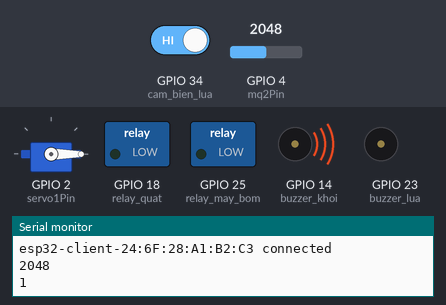
Bench run of a program on a simulated ESP32. Shown: servo, switched loads named in the program (green lamp = pin HIGH), buzzer (waves = sounding, pin HIGH), the last lines printed to the serial monitor. Inputs (shaded band) come from the test bench; at power-on: GPIO 34 (cam_bien_lua) HIGH, GPIO 4 (mq2Pin) = 2048. WiFi joins after 1.5 s; servers stay silent unless stated; no MQTT or app messages arrive unless stated.

Above: at 2.7 s.
2.8 s: GPIO 34 (cam_bien_lua) driven LOW
At 3.7 s:
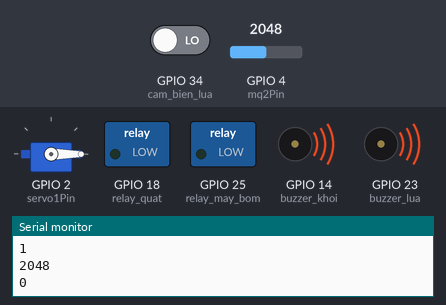
5.0 s: GPIO 4 (mq2Pin) set to 1945
At 5.6 s:
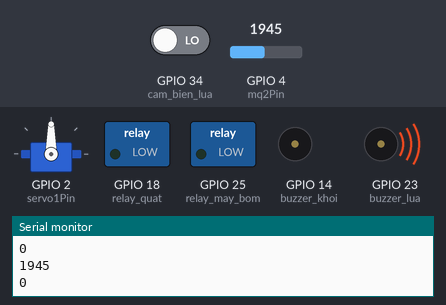
7.0 s: GPIO 4 (mq2Pin) set to 2040
At 7.9 s:
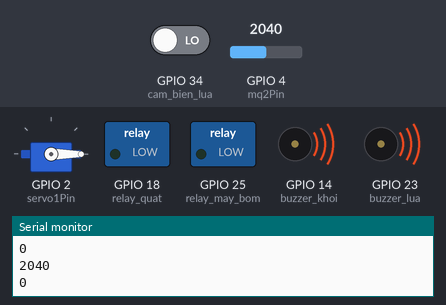
9.0 s: GPIO 4 (mq2Pin) set to 1960
At 10.4 s:
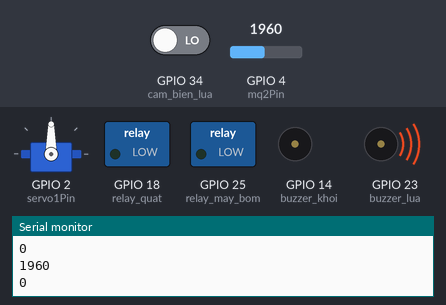
Timing chart, 0 to 12.0 s (numbered marks = the images above; inputs shaded):
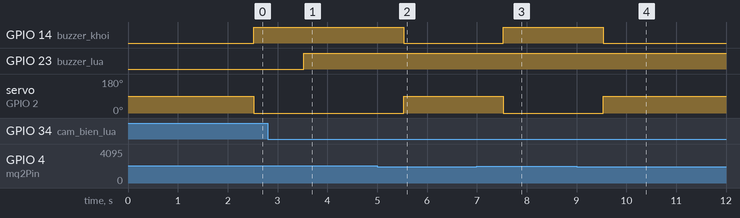

Measured:
- the behaviour switches between 2001 and 2000 on GPIO 4 (mq2Pin) (found by bisection; images 1 and 2)
- after the input at 2.8 s, GPIO 23 (buzzer_lua): LOW → HIGH after 0.73 s
- after the input at 5.0 s, GPIO 14 (buzzer_khoi): HIGH → LOW after 0.53 s; servo on GPIO 2 (servo1Pin): 0° → 90° after 0.53 s
- after the input at 7.0 s, GPIO 14 (buzzer_khoi): LOW → HIGH after 0.53 s; servo on GPIO 2 (servo1Pin): 90° → 0° after 0.53 s
- after the input at 9.0 s, GPIO 14 (buzzer_khoi): HIGH → LOW after 0.54 s; servo on GPIO 2 (servo1Pin): 0° → 90° after 0.54 s

The program:

main.cpp
```cpp
#include <Arduino.h>
#include "secrets/wifi.h"
#include "wifi_connect.h"
#include <WiFiClientSecure.h>
#include "ca_cert.h"
#include "secrets/mqtt.h"
#include <PubSubClient.h>
#include <Ticker.h>
#include <ESP32Servo.h>

// Khai báo các chân kết nối
const int mq2Pin = 4;
const int buzzer_khoi = 14;
const int servo1Pin = 2;
const int relay_quat = 18;

const int cam_bien_lua= 34;  // Chân kết nối cảm biến lửa (input)
const int buzzer_lua =23 ;      // Chân kết nối còi buzzer (output)
const int relay_may_bom= 25 ;       // Chân kết nối relay điều khiển máy bơm (output)
// Giá trị ngưỡng cho mức khí độc
int smokeThreshold = 2000;
// Khởi tạo đối tượng động cơ servo
Servo servo;

namespace
{
    const char *ssid = WiFiSecrets::ssid;
    const char *password = WiFiSecrets::pass;
    const char *mq2Pin_topic = "esp32/mq2Pin_sensor";
    const char *cam_bien_lua_topic = "esp32/cam_bien_lua";
    const char *canh_bao_khoi_topic = "esp32/canh_bao_khoi";
    const char *canh_bao_lua_topic = "esp32/canh_bao_lua";
    unsigned int publish_count = 0;

    uint16_t keepAlive = 15;    // seconds (default is 15)
    uint16_t socketTimeout = 5; // seconds (default is 15)
}

WiFiClientSecure tlsClient;
PubSubClient mqttClient(tlsClient);

Ticker mqttPulishTicker;

void mqttPublish()
{
  // Đọc giá trị từ cảm biến MQ2
  int smoke = analogRead(mq2Pin);

  // In giá trị lên Serial Monitor để theo dõi
  Serial.println(smoke);
  mqttClient.publish(mq2Pin_topic, String(smoke).c_str(), false);
  // Kiểm tra nếu giá trị khí độc vượt quá ngưỡng


  if (smoke > smokeThreshold) {
    digitalWrite(buzzer_khoi, HIGH);  // Kích hoạt còi
    pinMode(relay_quat, OUTPUT);
    servo.write(0);  // Quay động cơ servo 1 về giữa
    mqttClient.publish(canh_bao_khoi_topic, String("Phát hiện có khói!").c_str(), false);
  }
  else {
    digitalWrite(buzzer_khoi, LOW);  // Tắt còi
    pinMode(relay_quat, INPUT);  // Tắt quạt
    servo.write(90);  // Động cơ servo 1 ở vị trí ban đầu
  }

  // đọc giá trị cảm biến lửa
  int fire = digitalRead(cam_bien_lua);
  //in giá trị lên Serial monitor
  Serial.println(fire);
  mqttClient.publish(cam_bien_lua_topic , String(fire).c_str(), false);

  //kiểm tra cảm biến lửa
  if (fire == 0) {
    pinMode(relay_may_bom, OUTPUT);
    digitalWrite(buzzer_lua, HIGH);
    mqttClient.publish(canh_bao_lua_topic, String("Phát hiện có cháy!").c_str(), false);
  }
  else {
    digitalWrite(buzzer_lua, LOW);
    pinMode(relay_may_bom, INPUT);
  }
  delay(1000);
}


void mqttCallback(char *topic, byte *payload, unsigned int length)
{
    Serial.printf("From %s:  ", topic);
    for (int i = 0; i < length; i++)
    {
        Serial.print((char)payload[i]);
    }
    Serial.println();
}

void mqttReconnect()
{
    while (!mqttClient.connected())
    {
        Serial.println("Attempting MQTT connection...");
        String client_id = "esp32-client-";
        client_id += String(WiFi.macAddress());
        if (mqttClient.connect(client_id.c_str(), MQTT::username, MQTT::password))
        {
            Serial.print(client_id);
            Serial.println(" connected");
            mqttClient.subscribe(mq2Pin_topic);
            mqttClient.subscribe(cam_bien_lua_topic);

        }
        else
        {
            Serial.print("MTTT connect failed, rc=");
            Serial.print(mqttClient.state());
            Serial.println(" try again in 1 seconds");
            delay(1000);
        }
    }
}

void setup()
{
    Serial.begin(115200);
    delay(10);
    setup_wifi(ssid, password);
    tlsClient.setCACert(ca_cert);

    // mqttClient.setKeepAlive(keepAlive); // To see how long mqttClient detects the TCP connection is lost
    // mqttClient.setSocketTimeout(socketTimeout); // To see how long mqttClient detects the TCP connection is lost

    mqttClient.setCallback(mqttCallback);
    mqttClient.setServer(MQTT::broker, MQTT::port);
    mqttPulishTicker.attach(1, mqttPublish);
  // Khởi tạo chân kết nối cho các thiết bị
  pinMode(mq2Pin, INPUT);
  pinMode(buzzer_khoi, OUTPUT);
  pinMode(relay_quat, OUTPUT);
  pinMode(cam_bien_lua, INPUT);
  pinMode(buzzer_lua, OUTPUT);
  pinMode(relay_may_bom, OUTPUT);

  servo.attach(servo1Pin);

  // Đưa động cơ servo về vị trí ban đầu
  servo.write(90);
}

void loop()
{
    if (!mqttClient.connected())
    {
        mqttReconnect();
    }
    mqttClient.loop();
}
```

ca_cert.h
```cpp
const char* ca_cert = R"~~~(
-----BEGIN CERTIFICATE-----
MIIFazCCA1OgAwIBAgIRAIIQz7DSQONZRGPgu2OCiwAwDQYJKoZIhvcNAQELBQAw
TzELMAkGA1UEBhMCVVMxKTAnBgNVBAoTIEludGVybmV0IFNlY3VyaXR5IFJlc2Vh
cmNoIEdyb3VwMRUwEwYDVQQDEwxJU1JHIFJvb3QgWDEwHhcNMTUwNjA0MTEwNDM4
WhcNMzUwNjA0MTEwNDM4WjBPMQswCQYDVQQGEwJVUzEpMCcGA1UEChMgSW50ZXJu
ZXQgU2VjdXJpdHkgUmVzZWFyY2ggR3JvdXAxFTATBgNVBAMTDElTUkcgUm9vdCBY
MTCCAiIwDQYJKoZIhvcNAQEBBQADggIPADCCAgoCggIBAK3oJHP0FDfzm54rVygc
h77ct984kIxuPOZXoHj3dcKi/vVqbvYATyjb3miGbESTtrFj/RQSa78f0uoxmyF+
0TM8ukj13Xnfs7j/EvEhmkvBioZxaUpmZmyPfjxwv60pIgbz5MDmgK7iS4+3mX6U
A5/TR5d8mUgjU+g4rk8Kb4Mu0UlXjIB0ttov0DiNewNwIRt18jA8+o+u3dpjq+sW
T8KOEUt+zwvo/7V3LvSye0rgTBIlDHCNAymg4VMk7BPZ7hm/ELNKjD+Jo2FR3qyH
B5T0Y3HsLuJvW5iB4YlcNHlsdu87kGJ55tukmi8mxdAQ4Q7e2RCOFvu396j3x+UC
B5iPNgiV5+I3lg02dZ77DnKxHZu8A/lJBdiB3QW0KtZB6awBdpUKD9jf1b0SHzUv
KBds0pjBqAlkd25HN7rOrFleaJ1/ctaJxQZBKT5ZPt0m9STJEadao0xAH0ahmbWn
OlFuhjuefXKnEgV4We0+UXgVCwOPjdAvBbI+e0ocS3MFEvzG6uBQE3xDk3SzynTn
jh8BCNAw1FtxNrQHusEwMFxIt4I7mKZ9YIqioymCzLq9gwQbooMDQaHWBfEbwrbw
qHyGO0aoSCqI3Haadr8faqU9GY/rOPNk3sgrDQoo//fb4hVC1CLQJ13hef4Y53CI
rU7m2Ys6xt0nUW7/vGT1M0NPAgMBAAGjQjBAMA4GA1UdDwEB/wQEAwIBBjAPBgNV
HRMBAf8EBTADAQH/MB0GA1UdDgQWBBR5tFnme7bl5AFzgAiIyBpY9umbbjANBgkq
hkiG9w0BAQsFAAOCAgEAVR9YqbyyqFDQDLHYGmkgJykIrGF1XIpu+ILlaS/V9lZL
ubhzEFnTIZd+50xx+7LSYK05qAvqFyFWhfFQDlnrzuBZ6brJFe+GnY+EgPbk6ZGQ
3BebYhtF8GaV0nxvwuo77x/Py9auJ/GpsMiu/X1+mvoiBOv/2X/qkSsisRcOj/KK
NFtY2PwByVS5uCbMiogziUwthDyC3+6WVwW6LLv3xLfHTjuCvjHIInNzktHCgKQ5
ORAzI4JMPJ+GslWYHb4phowim57iaztXOoJwTdwJx4nLCgdNbOhdjsnvzqvHu7Ur
TkXWStAmzOVyyghqpZXjFaH3pO3JLF+l+/+sKAIuvtd7u+Nxe5AW0wdeRlN8NwdC
jNPElpzVmbUq4JUagEiuTDkHzsxHpFKVK7q4+63SM1N95R1NbdWhscdCb+ZAJzVc
oyi3B43njTOQ5yOf+1CceWxG1bQVs5ZufpsMljq4Ui0/1lvh+wjChP4kqKOJ2qxq
4RgqsahDYVvTH9w7jXbyLeiNdd8XM2w9U/t7y0Ff/9yi0GE44Za4rF2LN9d11TPA
mRGunUHBcnWEvgJBQl9nJEiU0Zsnvgc/ubhPgXRR4Xq37Z0j4r7g1SgEEzwxA57d
emyPxgcYxn/eR44/KJ4EBs+lVDR3veyJm+kXQ99b21/+jh5Xos1AnX5iItreGCc=
-----END CERTIFICATE-----
)~~~";
```

mqtt.h
```cpp
#ifndef MQTT_H
#define MQTT_H
namespace MQTT {
    const char* broker = "69f695fc1c884f55872b72f864e38612.s1.eu.hivemq.cloud";   // Địa chỉ broker
    const int port = 8883;                     // Cổng MQTT (thường là 1883 hoặc 8883 cho TLS)
    const char* username = "PhamLong"; // Tên đăng nhập MQTT
    const char* password = "LongPham2003"; // Mật khẩu MQTT
}
#endif
```

wifi.h
```cpp
#ifndef WIFI_H
#define WIFI_H
namespace WiFiSecrets {
    const char* ssid = "Phong 302";
    const char* pass = "33332222";
}
#endif
```

wifi_connect.h
```cpp
/***
 * generic `setup_wifi` utilities
 ***/

#pragma once
#include <Arduino.h>
#include <WiFi.h>
#include <WiFiMulti.h>

namespace WiFiConnect
{
    constexpr const char *ssid[]{"ssid1", "ssid2"};
    constexpr const char *pass[]{"pass1", "pass2"};
}

inline void setup_wifi_multi()
{ // https://github.com/espressif/arduino-esp32/blob/master/libraries/WiFi/examples/WiFiMulti/WiFiMulti.ino
    WiFiMulti wifiMulti;

    wifiMulti.addAP(WiFiConnect::ssid[0], WiFiConnect::pass[0]);
    wifiMulti.addAP(WiFiConnect::ssid[1], WiFiConnect::pass[1]);

    Serial.println("Connecting WiFi ...");
    if (wifiMulti.run() == WL_CONNECTED)
    {
        Serial.printf("Connected to SSID: '%s'\n", WiFi.SSID().c_str());
        Serial.print("IP address: ");
        Serial.println(WiFi.localIP());
        // Serial.printf("Auto Reconnect: %d", WiFi.getAutoReconnect()); // default: true
    }
}

inline void setup_wifi(const uint8_t AP_index = 1)
{
    delay(10);
    Serial.printf("Connecting to %s ", WiFiConnect::ssid[AP_index]);
    WiFi.begin(WiFiConnect::ssid[AP_index], WiFiConnect::pass[AP_index]);
    while (WiFi.status() != WL_CONNECTED)
    {
        delay(500);
        Serial.print(".");
    }
    Serial.printf("\nConnected to SSID: '%s'\n", WiFi.SSID().c_str());
    Serial.print("IP address: ");
    Serial.println(WiFi.localIP());
}

inline void setup_wifi(const char *SSID, const char *PASS)
{
    delay(10);
    Serial.printf("Connecting to %s ", SSID);
    WiFi.begin(SSID, PASS);
    while (WiFi.status() != WL_CONNECTED)
    { // ESP will hang there!!!
        delay(500);
        Serial.print(".");
    }
    Serial.printf("\nConnected to SSID: '%s'\n", WiFi.SSID().c_str());
    Serial.print("IP address: ");
    Serial.println(WiFi.localIP());
}
```
